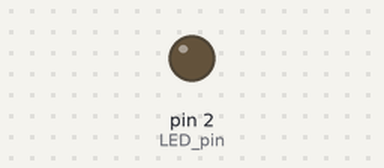
This sketch was run on a simulated Arduino Uno, built with avr-gcc and run on an emulated ATmega328P. On the bench: output pins drawn as LEDs (lit = HIGH).

Above: at 1.0 s.
At 3.0 s:
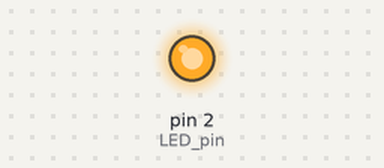
Timing chart, 0 to 5.2 s (numbered marks = the images above):
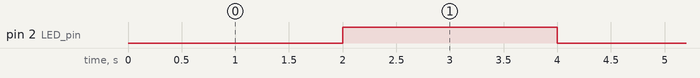

Measured:
- by itself, pin 2 (LED_pin): alternates HIGH for 2.0 s and LOW for 2.0 s

The sketch:

ornek19_timer_overflow.ino
```cpp
//   16000000/8=2000000 Hz    Timer2=256   Kesme aralıgı=256*(1/2000000)=128 us de bir overflow oluyor
//   2sn=2000000us/128us=15625 kere overflow oluşursa 2 sn dolar

#define LED_pin 2             // LEDi 2. pine bagla
bool durum=false;
volatile int sayac=15625;

void setup()
{
  pinMode(LED_pin, OUTPUT);   // led pinleri cikis yap
  cli(); 		// tüm interruptları durdur

  TCCR2A=0;
  TCCR2B=0;

  TCCR2B |= B00000010;	// prescaler degeri 8 ayarla
  TIMSK2 |= B00000001; // overflow interruptını enable et

  sei();		//Tüm interruptları çalıştır.
}

void loop()
{
	if(sayac==0)
	{
		sayac=15625;
		durum=!durum;
		digitalWrite(LED_pin, durum);
	}
}

ISR(TIMER2_OVF_vect)
{
  sayac--;
}
```
